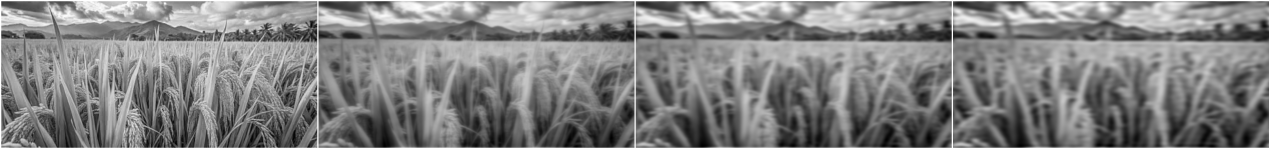
#> input picture butter_n_variation.png, 5081 x 596 px, given in place of the camera (shown at 1/4 size)
$ python Face_capture.py
#> lines starting #> are read from the running program, lines starting #| are printed output that depends on the picture; after the words box and inside, x2 and y2 are one past the last pixel; in counts of white or black regions, pixels touching at a corner belong together
import cv2
import numpy as np

# Linear contrast stretching
def linear_mapping(img):
    img_min = np.min(img)
    img_max = np.max(img)
    stretched = ((img - img_min) / (img_max - img_min)) * 255
    return stretched.astype(np.uint8)

# Nonlinear: Histogram Equalization
def nonlinear_mapping(img):
    return cv2.equalizeHist(img)

# Create histogram image
def create_histogram(img):
    hist = cv2.calcHist([img], [0], None, [256], [0, 256])
    hist = cv2.normalize(hist, hist).flatten()
    hist_img = np.ones((100, 256), dtype=np.uint8) * 255
    for x, y in enumerate(hist):
        cv2.line(hist_img, (x, 100), (x, 100 - int(y * 100)), 0)
    return cv2.cvtColor(hist_img, cv2.COLOR_GRAY2BGR)

# Start webcam
cap = cv2.VideoCapture(0)

while True:
    ret, frame = cap.read()
#> frame is the input picture: shape (596, 5081, 3); min 0, max 255, mean 128.6
    if not ret:
        break

    # Resize frame to fixed width
    frame = cv2.resize(frame, (256, 256))
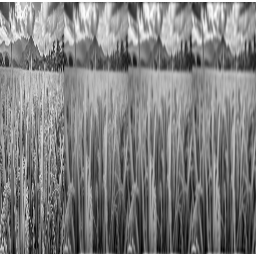
#> frame: shape (256, 256, 3); min 0, max 255, mean 127.6

    # Convert to grayscale
    gray = cv2.cvtColor(frame, cv2.COLOR_BGR2GRAY)

    # Apply techniques
    linear = linear_mapping(gray)
#> in linear_mapping, `img_min = np.min(img)`: img_min = 0
#> in linear_mapping, `img_max = np.max(img)`: img_max = 255
    nonlinear = nonlinear_mapping(gray)
#> in nonlinear_mapping, `return cv2.equalizeHist(img)`:
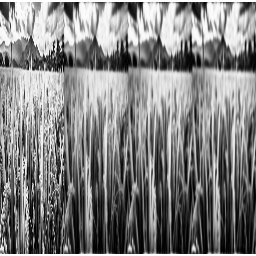
#> returned value: shape (256, 256); min 0, max 255, mean 128.2

    # Histograms
    orig_hist = create_histogram(gray)
#> in create_histogram, `hist = cv2.calcHist([img], [0], None, [256], [0, 256])`: hist = 256 values, max 1024 at index 255, min 1 at index 253, mean 256
#> in create_histogram, `hist = cv2.normalize(hist, hist).flatten()`: hist = 256 values, max 0.202 at index 255, min 0.000197 at index 253, mean 0.0504
#> the loop in create_histogram, `for x, y in enumerate(hist):` made 256 passes
#> y on passes 1 to 3: 0.000591, 0.000591, 0.000985
#> after the loop in create_histogram, `for x, y in enumerate(hist):`:
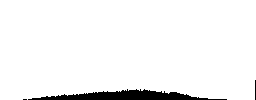
#> hist_img: shape (100, 256); 95.4% white; 3 black regions (1 under 20 px), largest, box (x1, y1, x2, y2) and area: (28, 89, 227, 100) 1146, (255, 80, 256, 100) 20
    linear_hist = create_histogram(linear)
#> the loop in create_histogram (call 2), `for x, y in enumerate(hist):` made 256 passes
    nonlinear_hist = create_histogram(nonlinear)
#> after the loop in create_histogram (call 3), `for x, y in enumerate(hist):`: hist_img: shape (100, 256); 95.4% white; 80 black regions (73 under 20 px), largest, box (x1, y1, x2, y2) and area: (0, 93, 28, 100) 123, (227, 92, 252, 100) 112, (29, 94, 41, 100) 59

    # Resize histograms to match image height
    orig_hist = cv2.resize(orig_hist, (256, 256))
    linear_hist = cv2.resize(linear_hist, (256, 256))
    nonlinear_hist = cv2.resize(nonlinear_hist, (256, 256))
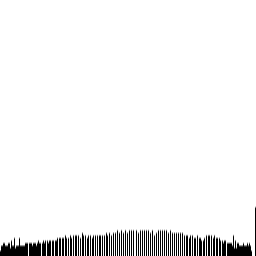
#> nonlinear_hist: shape (256, 256, 3); min 0, max 255, mean 243.3

    # Convert gray to BGR for display
    gray_bgr = cv2.cvtColor(gray, cv2.COLOR_GRAY2BGR)
    linear_bgr = cv2.cvtColor(linear, cv2.COLOR_GRAY2BGR)
    nonlinear_bgr = cv2.cvtColor(nonlinear, cv2.COLOR_GRAY2BGR)

    # Stack images
    top_row = np.hstack((gray_bgr, linear_bgr, nonlinear_bgr))
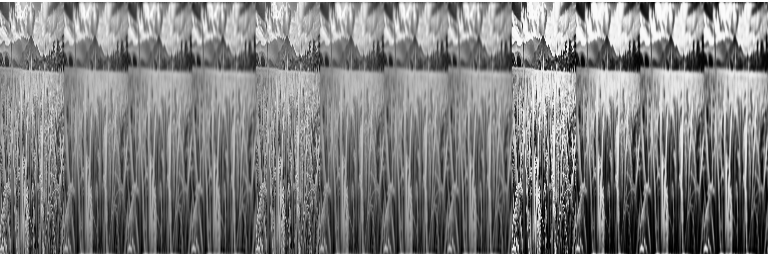
#> top_row: shape (256, 768, 3); min 0, max 255, mean 127.8
    bottom_row = np.hstack((orig_hist, linear_hist, nonlinear_hist))
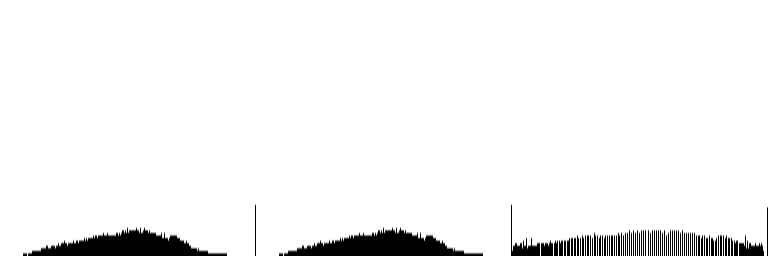
#> bottom_row: shape (256, 768, 3); min 0, max 255, mean 243.3
    combined = np.vstack((top_row, bottom_row))
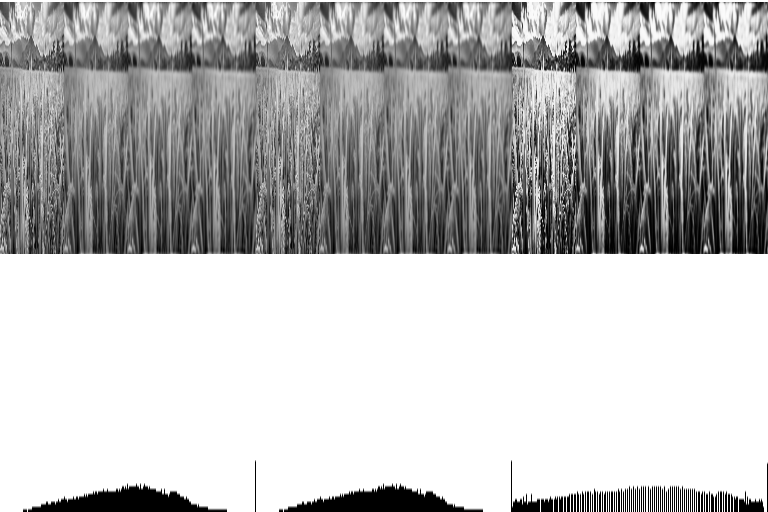
#> combined: shape (512, 768, 3); min 0, max 255, mean 185.6

    # Show frame
    cv2.imshow("Original | Linear | Nonlinear + Histograms", combined)

    # Exit on ESC key
    if cv2.waitKey(1) == 27:
#> (key Esc is pressed here)
        break

cap.release()
cv2.destroyAllWindows()

$ run again, on montage_high.png
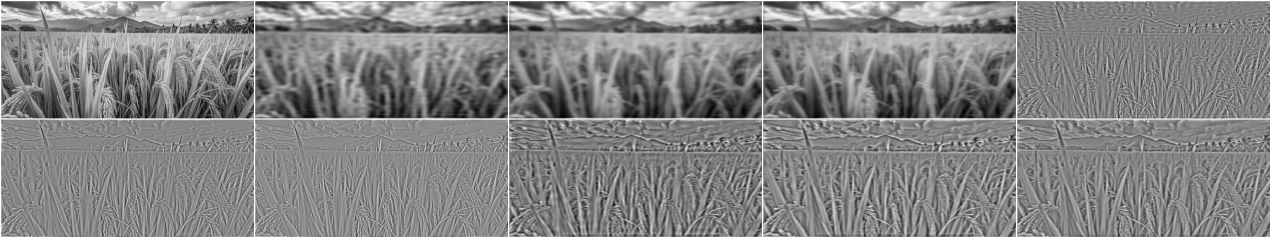
#> input picture montage_high.png, 6356 x 1190 px, given in place of the camera (shown at 1/5 size)
#> frame is the input picture: shape (1190, 6356, 3); min 0, max 255, mean 131.9
#> frame: shape (256, 256, 3)
#> img_min = 1
#> img_max = 255
#> in create_histogram, `hist = cv2.calcHist([img], [0], None, [256], [0, 256])`: hist = 256 values, max 1528 at index 255, min 0 at index 0, mean 256
#> in create_histogram, `hist = cv2.normalize(hist, hist).flatten()`: hist = 256 values, max 0.244 at index 255, min 0 at index 0, mean 0.0409
#> the loop in create_histogram, `for x, y in enumerate(hist):` made 256 passes
#> y on passes 1 to 3: 0, 0.000479, 0
#> after the loop in create_histogram, `for x, y in enumerate(hist):`:
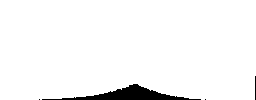
#> hist_img: shape (100, 256); 96.3% white; 4 black regions (2 under 20 px), largest, box (x1, y1, x2, y2) and area: (42, 84, 201, 100) 916, (255, 76, 256, 100) 24
#> the loop in create_histogram (call 2), `for x, y in enumerate(hist):` made 256 passes
#> `combined = np.vstack((top_row, bottom_row))`:
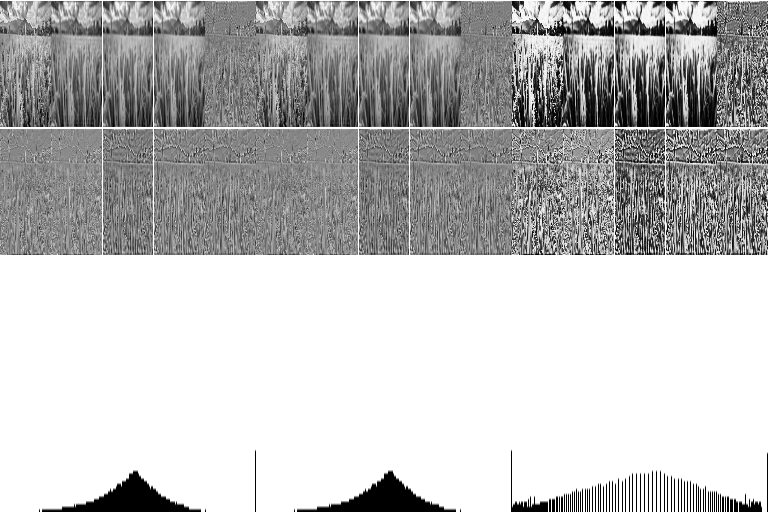
#> combined: shape (512, 768, 3); min 0, max 255, mean 188.1
